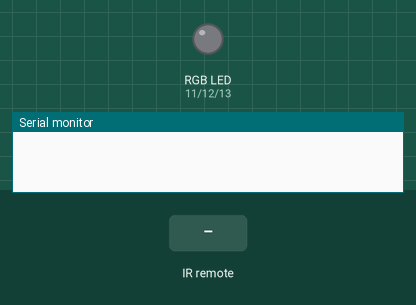
Recording of a sketch running on a simulated Arduino Uno, built with avr-gcc and run on an emulated ATmega328P. On the bench: an RGB LED mixed from three pins (HIGH = lit), the last lines printed to the serial monitor. The inputs (shaded band) are chosen by the test bench.

Above: at 1.2 s.
1.3 s: infrared code 0xF30CBF00 received
At 1.7 s:
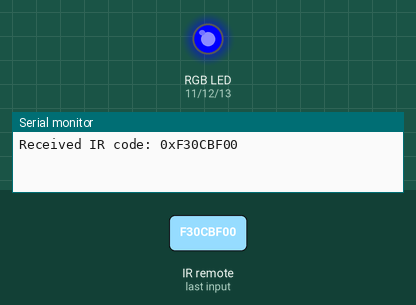
2.8 s: infrared code 0xEF10BF00 received
At 4.2 s:
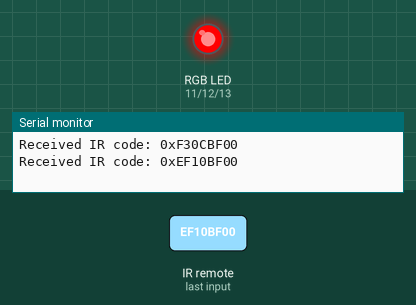
Timing chart, 0 to 5.8 s (numbered marks = the images above; inputs shaded):
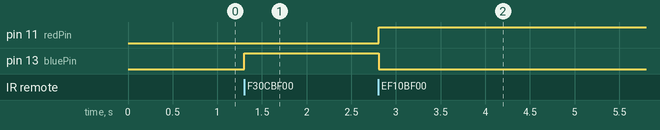

Measured:
- after the input at 1.3 s, pin 13 (bluePin): LOW → HIGH at once
- after the input at 2.8 s, pin 11 (redPin): LOW → HIGH at once; pin 13 (bluePin): HIGH → LOW at once

The sketch:

IR-RGB.ino
```cpp
/*
  IR Remote Controlled RGB LEDs
  -----------------------------
  Uses IRremote library to decode IR commands and control three LEDs:
  - Blue LED on pin 13
  - Red LED on pin 11
  - Green LED on pin 12

  When certain IR codes are received:
  - 0xF30CBF00 turns on blue LED only
  - 0xEF10BF00 turns on red LED only
  - (You can add more codes for green or other colors)
*/

#include <IRremote.h>             // Include IRremote library

// Pin Definitions
const int RECV_PIN = 9;           // IR receiver connected to digital pin 9
const int bluePin = 13;           // Blue LED pin
const int redPin = 11;            // Red LED pin
const int greenPin = 12;          // Green LED pin

// IR Receiver object
IRrecv irrecv(RECV_PIN);
decode_results results;           // Object to store decoded IR data

void setup() {
  Serial.begin(9600);             // Initialize serial for debugging

  // Initialize LED pins as outputs
  pinMode(bluePin, OUTPUT);
  pinMode(redPin, OUTPUT);
  pinMode(greenPin, OUTPUT);

  // Turn all LEDs off at start
  digitalWrite(bluePin, LOW);
  digitalWrite(redPin, LOW);
  digitalWrite(greenPin, LOW);

  // Start the IR receiver
  irrecv.enableIRIn();
}

void loop() {
  // Check if an IR code has been received
  if (irrecv.decode(&results)) {
    unsigned long value = results.value;  // Store received IR code

    // Print the received code to Serial Monitor in HEX format
    Serial.print("Received IR code: 0x");
    Serial.println(value, HEX);

    // Compare received IR code with predefined actions
    if (value == 0xF30CBF00) {         // Example: Blue LED code
      digitalWrite(bluePin, HIGH);
      digitalWrite(redPin, LOW);
      digitalWrite(greenPin, LOW);
    }
    else if (value == 0xEF10BF00) {    // Example: Red LED code
      digitalWrite(bluePin, LOW);
      digitalWrite(redPin, HIGH);
      digitalWrite(greenPin, LOW);
    }
    // You can add more else if statements for other codes and LEDs
    // Example:
    // else if (value == 0xEE11BF00) {  // Green LED code
    //   digitalWrite(bluePin, LOW);
    //   digitalWrite(redPin, LOW);
    //   digitalWrite(greenPin, HIGH);
    // }

    // Prepare to receive the next IR code
    irrecv.resume();
  }

  delay(100); // Short delay to avoid flooding Serial output
}
```
